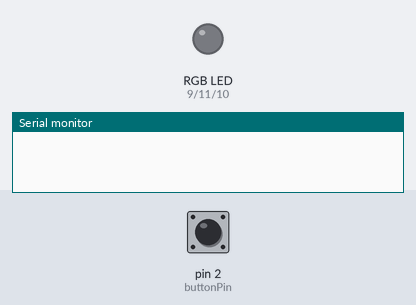
Recording of a sketch running on a simulated Arduino Uno, built with avr-gcc and run on an emulated ATmega328P. On the bench: an RGB LED mixed from three pins (HIGH = lit), the last lines printed to the serial monitor. The inputs (shaded band) are chosen by the test bench; at power-on: pin 2 (buttonPin) HIGH.

Above: at 1.2 s.
1.3 s: pin 2 (buttonPin) pulled LOW for 0.15 s
At 1.8 s:
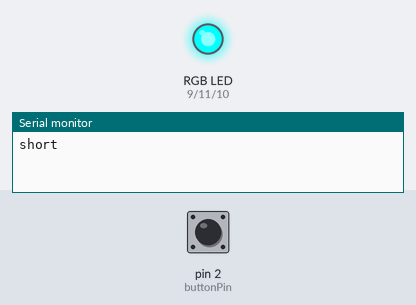
2.9 s: pin 2 (buttonPin) pulled LOW for 1 s
At 4.3 s:
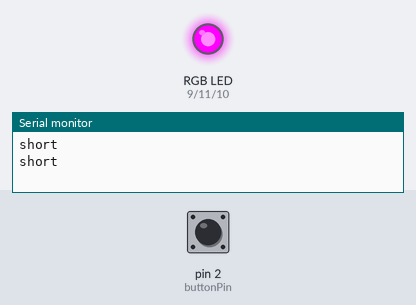
5.4 s: pin 2 (buttonPin) pulled LOW for 0.15 s
At 6.2 s:
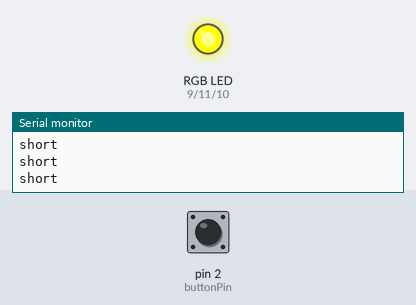
7.0 s: pin 2 (buttonPin) pulled LOW for 0.15 s
At 8.6 s:
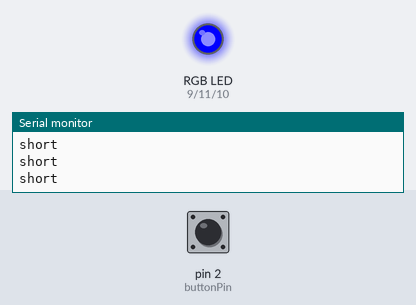
Timing chart, 0 to 9.6 s (numbered marks = the images above; inputs shaded):
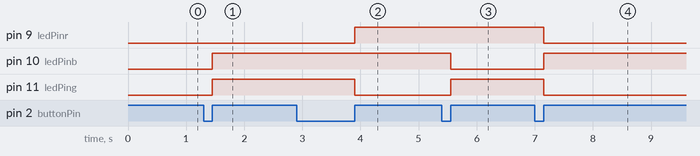

The sketch:

fade_mode1022.ino
```cpp
const int buttonPin = 2;  // Pushbutton pin
const int ledPinr = 9;    // Red LED pin
const int ledPinb = 10;    // Blue LED pin
const int ledPing = 11;   // Green LED pin

// Variables
int buttonState = 0;  // Pushbutton status
bool buttonPress = false;
unsigned long pressTime = 0;
const int longpressInterval = 2000;

int lightNum = 0;
int Rlight = 0;
int Glight = 0;
int Blight = 0;
int Rcurrlight = 0;
int Gcurrlight = 0;
int Bcurrlight = 0;

const int fadeAmount = 2;
int fadeDirection = 1;

int currentMode = 0;
unsigned long blinkTimer = 0;
const int blinkInterval = 500;
bool blinkOn = true;

void setup() {
  pinMode(ledPinr, OUTPUT);
  pinMode(ledPing, OUTPUT);
  pinMode(ledPinb, OUTPUT);
  pinMode(buttonPin, INPUT);
  Serial.begin(9600);
}

void loop() {
  checkButton();
  updateLEDColor();
  setRGBColor(Rcurrlight, Gcurrlight, Bcurrlight);
}

void checkButton() {
  buttonState = digitalRead(buttonPin);

  // Simple debounce: only process button state after stabilization
  static unsigned long lastDebounceTime = 0;
  const int debounceDelay = 50;
  if (millis() - lastDebounceTime < debounceDelay) {
    return;
  }

  if (buttonState == LOW && !buttonPress) {
    pressTime = millis();
    buttonPress = true;
    lastDebounceTime = millis();
  }
  if (buttonState == HIGH && buttonPress) {
    unsigned long currentTime = millis();
    if (currentTime - pressTime < longpressInterval) {
      Serial.println("short");
      changeLEDColor();
    } else {
      Serial.println("long");
      changeMode();
    }
    buttonPress = false;
    lastDebounceTime = millis();
  }
}

void changeLEDColor() {
  lightNum = (lightNum + 1) % 5;
  switch (lightNum) {
    case 0:
      Rlight = 0;
      Glight = 0;
      Blight = 0;
      break;
    case 1:
      Rlight = 0;
      Glight = 255;
      Blight = 255;
      break;
    case 2:
      Rlight = 255;
      Glight = 0;
      Blight = 255;
      break;
    case 3:
      Rlight = 255;
      Glight = 255;
      Blight = 0;
      break;
    case 4:
      Rlight = 0;
      Glight = 0;
      Blight = 255;
      break;
  }
  Rcurrlight = Rlight;
  Gcurrlight = Glight;
  Bcurrlight = Blight;
}

void setRGBColor(int r, int g, int b) {
  analogWrite(ledPinr, r);
  analogWrite(ledPing, g);
  analogWrite(ledPinb, b);
}

void changeMode() {
  currentMode = (currentMode + 1) % 3;
  if (currentMode == 1) {
    blinkTimer = 0;
    blinkOn = true;
  } else if (currentMode == 2) {
    fadeDirection = 1;
  }
}

void updateLEDColor() {
  if (currentMode == 0) {
    Rcurrlight = Rlight;
    Gcurrlight = Glight;
    Bcurrlight = Blight;
  } else if (currentMode == 1) {
    unsigned long currentTime = millis();
    if (currentTime - blinkTimer > blinkInterval) {
      blinkOn = !blinkOn;
      blinkTimer = currentTime;
    }
    if (blinkOn) {
      Rcurrlight = Rlight;
      Gcurrlight = Glight;
      Bcurrlight = Blight;
    } else {
      Rcurrlight = 0;
      Gcurrlight = 0;
      Bcurrlight = 0; // Blink off state is black, not white
    }
  } else if (currentMode == 2) {
    bool negativeDir = false;
    // Fade all channels regardless of target value
    Rcurrlight = Rcurrlight + fadeDirection * fadeAmount;
    Gcurrlight = Gcurrlight + fadeDirection * fadeAmount;
    Bcurrlight = Bcurrlight + fadeDirection * fadeAmount;

    // Check bounds and reverse direction if needed
    if (Rcurrlight > 255 || Rcurrlight < 0) {
      negativeDir = true;
      Rcurrlight = constrain(Rcurrlight, 0, 255);
    }
    if (Gcurrlight > 255 || Gcurrlight < 0) {
      negativeDir = true;
      Gcurrlight = constrain(Gcurrlight, 0, 255);
    }
    if (Bcurrlight > 255 || Bcurrlight < 0) {
      negativeDir = true;
      Bcurrlight = constrain(Bcurrlight, 0, 255);
    }
    if (negativeDir) {
      fadeDirection = -fadeDirection;
    }
    delay(10); // Only delay in fading mode
  }}
```

Measured:
- after the input at 1.3 s, pin 10 (ledPinb), pin 11 (ledPing): LOW → HIGH after 0.15 s
- after the input at 2.9 s, pin 9 (ledPinr): LOW → HIGH after 1.0 s; pin 11 (ledPing): HIGH → LOW after 1.0 s
- after the input at 5.4 s, pin 10 (ledPinb): HIGH → LOW after 0.15 s; pin 11 (ledPing): LOW → HIGH after 0.15 s
- after the input at 7.0 s, pin 9 (ledPinr), pin 11 (ledPing): HIGH → LOW after 0.15 s; pin 10 (ledPinb): LOW → HIGH after 0.15 s
